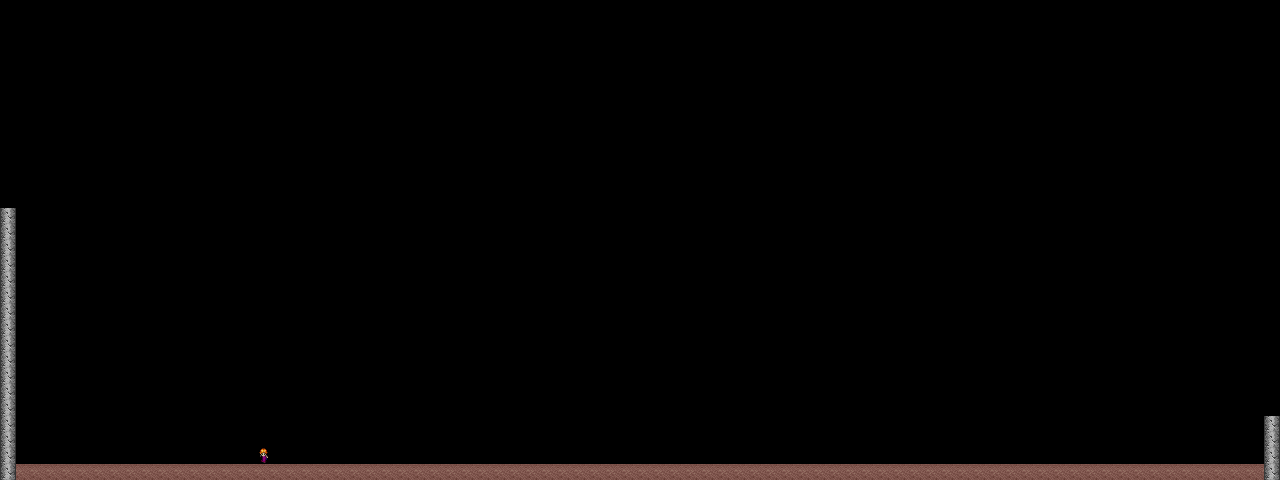

A level layout from a 2D game, rendered from its tile map. Below: a short description, then the map file with tile-grid data replaced by summaries:
An orthogonal 80x30 tile map with 16x16 px tiles, 2 tile layers (rewards, platforms), 1 hidden layer not drawn.

<map version="1.0" orientation="orthogonal" width="80" height="30" tilewidth="16" tileheight="16">
 <tileset firstgid="1" name="tiles_mga" tilewidth="16" tileheight="16">
  <image source="tiles_mga.png" width="128" height="128" />
 </tileset>
 <layer name="bg" width="80" height="30" visible="0">
  <data>[2400 cells, 0 non-empty, 0 distinct tile ids]</data>
 </layer>
 <layer name="rewards" width="80" height="30">
  <data>[2400 cells, 0 non-empty, 0 distinct tile ids]</data>
 </layer>
 <layer name="platforms" width="80" height="30">
  <data>[2400 cells, 100 non-empty, 3 distinct tile ids]</data>
 </layer>
</map>
